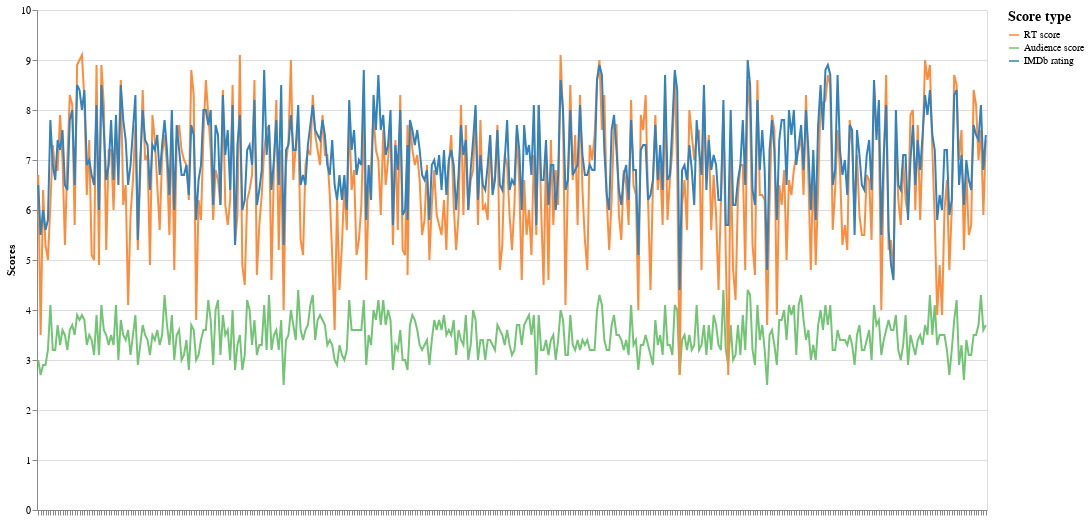

Write notebook code for a chart like this one.
### Code cell
df1 = df1.rename(columns = {'rt_score': 'RT score', 
                            'rt_audience_score': 'Audience score', 
                            'imdb_rating': 'IMDb rating'}, 
                 inplace = False)
 
domain = ['RT score', 'Audience score', 'IMDb rating']
range_ = ['#fd8d3c', '#74c476', '#3182bd']
    
alt.Chart(df1).mark_line().transform_fold(
    fold=['Audience score', 'RT score', 'IMDb rating'], 
    as_=['variable', 'value']
).encode(
    x=alt.X('title', 
            axis=alt.Axis(labels=False), 
            title=None),
    y=alt.Y('max(value):Q', 
            title = 'Scores'),
    color=alt.Color('variable:N', 
                    legend=alt.Legend(title="Score type", 
                                      titleFontSize=14), 
                    scale=alt.Scale(domain=domain, 
                                    range=range_)),
    tooltip = ['studio', 'title']
).properties(width = 950, 
             height = 500
).transform_filter(alt.FieldGTEPredicate(field = 'RT score', gte = 0.1)
).configure_area(interpolate = 'step')

### Figure 1 — Vega-Lite specification as saved in the notebook (floating-point values rounded to 4 significant figures; data arrays with more than 128 entries replaced by an {"elided": "..."} marker saying what was removed)
{"config": {"view": {"continuousWidth": 400, "continuousHeight": 300}, "area": {"interpolate": "step"}}, "data": {"name": "data-0d6cdd1e6278d86dfd88acc4adc5bf4e"}, "mark": "line", "encoding": {"color": {"type": "nominal", "field": "variable", "legend": {"title": "Score type", "titleFontSize": 14}, "scale": {"domain": ["RT score", "Audience score", "IMDb rating"], "range": ["#fd8d3c", "#74c476", "#3182bd"]}}, "tooltip": [{"type": "nominal", "field": "studio"}, {"type": "nominal", "field": "title"}], "x": {"type": "nominal", "axis": {"labels": false}, "field": "title", "title": null}, "y": {"type": "quantitative", "aggregate": "max", "field": "value", "title": "Scores"}}, "height": 500, "transform": [{"fold": ["Audience score", "RT score", "IMDb rating"], "as": ["variable", "value"]}, {"filter": {"field": "RT score", "gte": 0.1}}], "width": 950, "$schema": "https://vega.github.io/schema/vega-lite/v4.8.1.json", "datasets": {"data-0d6cdd1e6278d86dfd88acc4adc5bf4e": {"elided": "399 records"}}}
